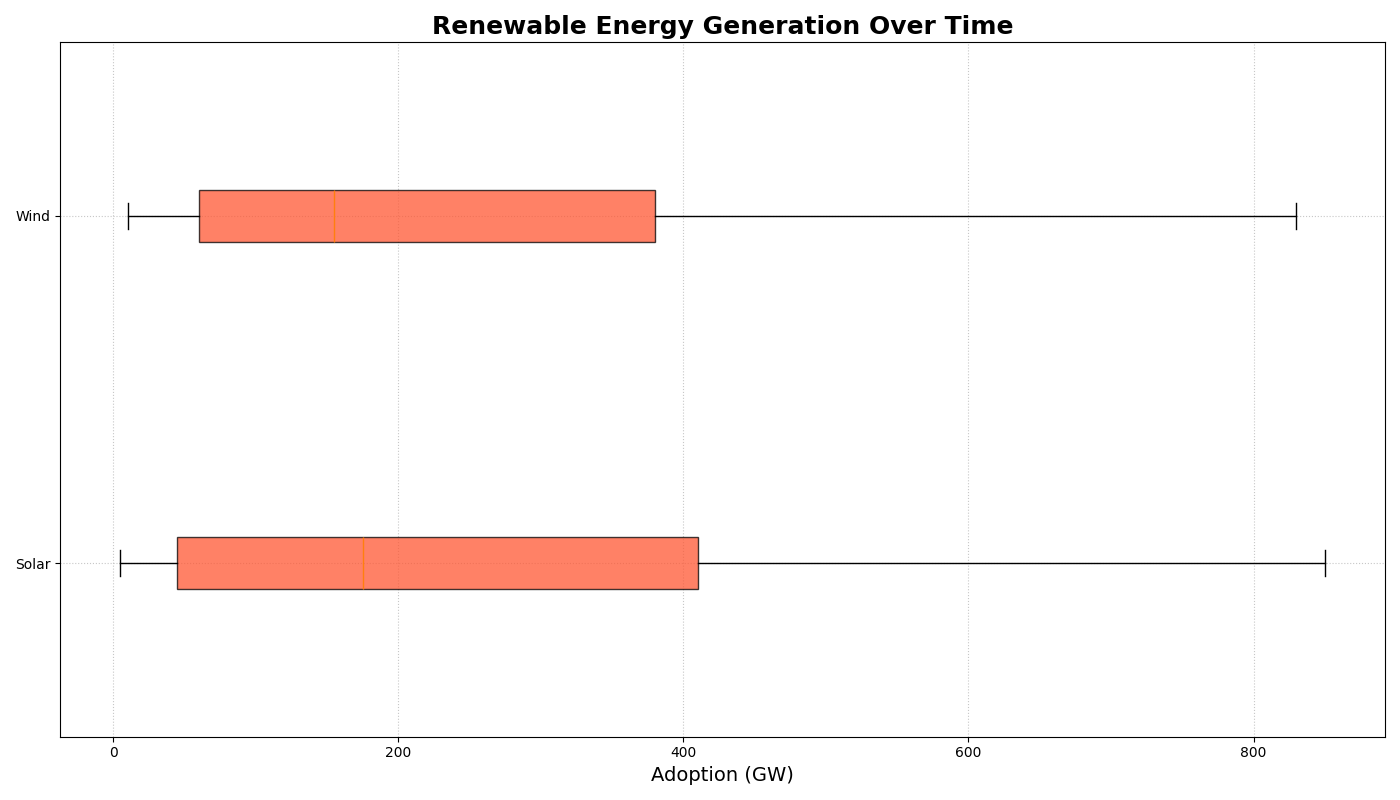

The script that drew this image:
import numpy as np
import matplotlib.pyplot as plt

solar = np.array([
    5, 10, 15, 20, 30, 45, 60, 85, 110, 140, 
    175, 215, 250, 295, 350, 410, 475, 550, 640, 740, 850
])
wind = np.array([
    10, 15, 20, 30, 45, 60, 75, 90, 110, 130, 
    155, 185, 220, 265, 320, 380, 450, 530, 620, 720, 830
])

energy_data = [solar, wind]
labels = ['Solar', 'Wind']

fig, ax = plt.subplots(figsize=(14, 8))

# Updated color for the boxplots
box_colors = ['#FF5733', '#33FF57']  # New set of colors: orange-red and green

ax.boxplot(energy_data, vert=False, patch_artist=True,
           labels=labels, boxprops=dict(facecolor=box_colors[0], alpha=0.75))

# Apply a custom color for each boxplot to distinguish them
for patch, color in zip(ax.artists, box_colors):
    patch.set_facecolor(color)

ax.set_title("Renewable Energy Generation Over Time", fontsize=18, fontweight='bold')
ax.set_xlabel('Adoption (GW)', fontsize=14)

ax.grid(linestyle=':', alpha=0.7)

plt.tight_layout()
plt.show()
